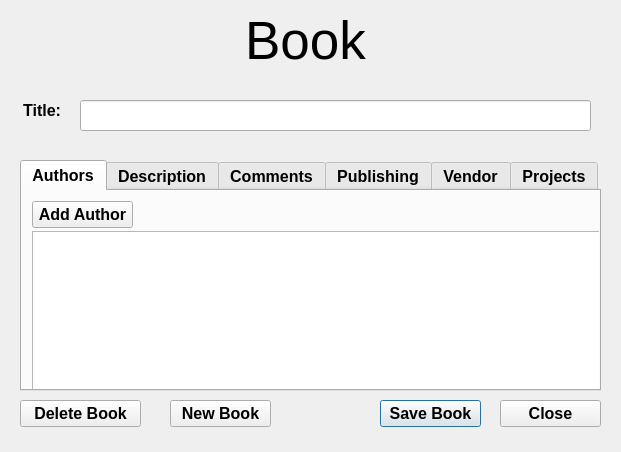
<?xml version="1.0" encoding="UTF-8"?>
<ui version="4.0">
 <class>Dialog</class>
 <widget class="QDialog" name="Dialog">
  <property name="geometry">
   <rect>
    <x>0</x>
    <y>0</y>
    <width>621</width>
    <height>452</height>
   </rect>
  </property>
  <property name="windowTitle">
   <string>Project Info</string>
  </property>
  <widget class="QLabel" name="titleLabel">
   <property name="geometry">
    <rect>
     <x>0</x>
     <y>10</y>
     <width>611</width>
     <height>61</height>
    </rect>
   </property>
   <property name="font">
    <font>
     <pointsize>40</pointsize>
    </font>
   </property>
   <property name="text">
    <string>Book</string>
   </property>
   <property name="alignment">
    <set>Qt::AlignCenter</set>
   </property>
  </widget>
  <widget class="QLineEdit" name="bookTitleEdit">
   <property name="geometry">
    <rect>
     <x>80</x>
     <y>100</y>
     <width>511</width>
     <height>31</height>
    </rect>
   </property>
   <property name="font">
    <font>
     <pointsize>12</pointsize>
    </font>
   </property>
  </widget>
  <widget class="QLabel" name="TitleLabel">
   <property name="geometry">
    <rect>
     <x>10</x>
     <y>100</y>
     <width>51</width>
     <height>20</height>
    </rect>
   </property>
   <property name="font">
    <font>
     <pointsize>12</pointsize>
     <weight>75</weight>
     <bold>true</bold>
    </font>
   </property>
   <property name="text">
    <string>Title:</string>
   </property>
   <property name="alignment">
    <set>Qt::AlignRight|Qt::AlignTrailing|Qt::AlignVCenter</set>
   </property>
  </widget>
  <widget class="QPushButton" name="saveButton">
   <property name="geometry">
    <rect>
     <x>380</x>
     <y>400</y>
     <width>101</width>
     <height>27</height>
    </rect>
   </property>
   <property name="font">
    <font>
     <pointsize>12</pointsize>
     <weight>75</weight>
     <bold>true</bold>
    </font>
   </property>
   <property name="focusPolicy">
    <enum>Qt::ClickFocus</enum>
   </property>
   <property name="text">
    <string>Save Book</string>
   </property>
  </widget>
  <widget class="QPushButton" name="closeButton">
   <property name="geometry">
    <rect>
     <x>500</x>
     <y>400</y>
     <width>101</width>
     <height>27</height>
    </rect>
   </property>
   <property name="font">
    <font>
     <pointsize>12</pointsize>
     <weight>75</weight>
     <bold>true</bold>
    </font>
   </property>
   <property name="focusPolicy">
    <enum>Qt::ClickFocus</enum>
   </property>
   <property name="text">
    <string>Close</string>
   </property>
  </widget>
  <widget class="QTabWidget" name="tabWidget">
   <property name="geometry">
    <rect>
     <x>20</x>
     <y>160</y>
     <width>581</width>
     <height>231</height>
    </rect>
   </property>
   <property name="font">
    <font>
     <pointsize>12</pointsize>
     <weight>75</weight>
     <bold>true</bold>
    </font>
   </property>
   <property name="focusPolicy">
    <enum>Qt::NoFocus</enum>
   </property>
   <property name="currentIndex">
    <number>0</number>
   </property>
   <widget class="QWidget" name="AuthorTab">
    <attribute name="title">
     <string>Authors</string>
    </attribute>
    <widget class="QPushButton" name="addAuthorButton">
     <property name="geometry">
      <rect>
       <x>10</x>
       <y>10</y>
       <width>101</width>
       <height>27</height>
      </rect>
     </property>
     <property name="focusPolicy">
      <enum>Qt::TabFocus</enum>
     </property>
     <property name="text">
      <string>Add Author</string>
     </property>
    </widget>
    <widget class="QListWidget" name="listWidget">
     <property name="geometry">
      <rect>
       <x>10</x>
       <y>40</y>
       <width>571</width>
       <height>161</height>
      </rect>
     </property>
     <property name="focusPolicy">
      <enum>Qt::ClickFocus</enum>
     </property>
    </widget>
   </widget>
   <widget class="QWidget" name="DescriptionTab">
    <attribute name="title">
     <string>Description</string>
    </attribute>
    <widget class="QTextEdit" name="descriptionEdit">
     <property name="geometry">
      <rect>
       <x>0</x>
       <y>30</y>
       <width>581</width>
       <height>171</height>
      </rect>
     </property>
     <property name="font">
      <font>
       <pointsize>12</pointsize>
      </font>
     </property>
    </widget>
    <widget class="QLabel" name="AccessionLabel">
     <property name="geometry">
      <rect>
       <x>0</x>
       <y>0</y>
       <width>151</width>
       <height>17</height>
      </rect>
     </property>
     <property name="text">
      <string>Accession Number:</string>
     </property>
    </widget>
    <widget class="QLabel" name="accessionLabel">
     <property name="geometry">
      <rect>
       <x>160</x>
       <y>0</y>
       <width>101</width>
       <height>17</height>
      </rect>
     </property>
     <property name="text">
      <string/>
     </property>
    </widget>
    <widget class="QLabel" name="ConditionLabel">
     <property name="geometry">
      <rect>
       <x>280</x>
       <y>0</y>
       <width>81</width>
       <height>17</height>
      </rect>
     </property>
     <property name="text">
      <string>Condition:</string>
     </property>
    </widget>
    <widget class="QComboBox" name="conditionComboBox">
     <property name="geometry">
      <rect>
       <x>370</x>
       <y>0</y>
       <width>151</width>
       <height>27</height>
      </rect>
     </property>
     <property name="focusPolicy">
      <enum>Qt::TabFocus</enum>
     </property>
    </widget>
   </widget>
   <widget class="QWidget" name="CommentTab">
    <attribute name="title">
     <string>Comments</string>
    </attribute>
    <widget class="QTextEdit" name="commentEdit">
     <property name="geometry">
      <rect>
       <x>0</x>
       <y>0</y>
       <width>581</width>
       <height>201</height>
      </rect>
     </property>
     <property name="focusPolicy">
      <enum>Qt::TabFocus</enum>
     </property>
    </widget>
   </widget>
   <widget class="QWidget" name="PublishTab">
    <attribute name="title">
     <string>Publishing</string>
    </attribute>
    <widget class="QLabel" name="copyrightLabel">
     <property name="geometry">
      <rect>
       <x>0</x>
       <y>10</y>
       <width>81</width>
       <height>17</height>
      </rect>
     </property>
     <property name="text">
      <string>Copyright</string>
     </property>
    </widget>
    <widget class="QLineEdit" name="copyrightEdit">
     <property name="geometry">
      <rect>
       <x>80</x>
       <y>0</y>
       <width>71</width>
       <height>27</height>
      </rect>
     </property>
    </widget>
    <widget class="QLabel" name="EditionLabel">
     <property name="geometry">
      <rect>
       <x>180</x>
       <y>10</y>
       <width>61</width>
       <height>17</height>
      </rect>
     </property>
     <property name="text">
      <string>Edition</string>
     </property>
    </widget>
    <widget class="QLineEdit" name="editionEdit">
     <property name="geometry">
      <rect>
       <x>240</x>
       <y>0</y>
       <width>41</width>
       <height>27</height>
      </rect>
     </property>
    </widget>
    <widget class="QLabel" name="PrintintLabel">
     <property name="geometry">
      <rect>
       <x>290</x>
       <y>10</y>
       <width>61</width>
       <height>17</height>
      </rect>
     </property>
     <property name="text">
      <string>Printing</string>
     </property>
    </widget>
    <widget class="QLineEdit" name="printingEdit">
     <property name="geometry">
      <rect>
       <x>360</x>
       <y>0</y>
       <width>41</width>
       <height>27</height>
      </rect>
     </property>
    </widget>
    <widget class="QLabel" name="PlaceLabel">
     <property name="geometry">
      <rect>
       <x>0</x>
       <y>40</y>
       <width>41</width>
       <height>17</height>
      </rect>
     </property>
     <property name="text">
      <string>City</string>
     </property>
    </widget>
    <widget class="QLineEdit" name="publishedAtEdit">
     <property name="geometry">
      <rect>
       <x>40</x>
       <y>30</y>
       <width>161</width>
       <height>27</height>
      </rect>
     </property>
    </widget>
    <widget class="QComboBox" name="publisherComboBox">
     <property name="geometry">
      <rect>
       <x>290</x>
       <y>30</y>
       <width>271</width>
       <height>27</height>
      </rect>
     </property>
    </widget>
    <widget class="QLabel" name="PublisherLabel">
     <property name="geometry">
      <rect>
       <x>210</x>
       <y>40</y>
       <width>70</width>
       <height>17</height>
      </rect>
     </property>
     <property name="text">
      <string>Publisher:</string>
     </property>
    </widget>
   </widget>
   <widget class="QWidget" name="VendorTab">
    <attribute name="title">
     <string>Vendor</string>
    </attribute>
    <widget class="QLabel" name="PurchaseDateLabel">
     <property name="geometry">
      <rect>
       <x>10</x>
       <y>0</y>
       <width>111</width>
       <height>17</height>
      </rect>
     </property>
     <property name="text">
      <string>Purchase Date</string>
     </property>
    </widget>
    <widget class="QLineEdit" name="purchaseDateEdit">
     <property name="geometry">
      <rect>
       <x>10</x>
       <y>20</y>
       <width>113</width>
       <height>27</height>
      </rect>
     </property>
    </widget>
    <widget class="QLabel" name="PriceLabel">
     <property name="geometry">
      <rect>
       <x>160</x>
       <y>0</y>
       <width>70</width>
       <height>17</height>
      </rect>
     </property>
     <property name="text">
      <string>Price</string>
     </property>
    </widget>
    <widget class="QLineEdit" name="priceEdit">
     <property name="geometry">
      <rect>
       <x>140</x>
       <y>20</y>
       <width>81</width>
       <height>27</height>
      </rect>
     </property>
    </widget>
    <widget class="QLabel" name="VendorLabel">
     <property name="geometry">
      <rect>
       <x>250</x>
       <y>0</y>
       <width>131</width>
       <height>17</height>
      </rect>
     </property>
     <property name="text">
      <string>Purchased From:</string>
     </property>
    </widget>
    <widget class="QComboBox" name="vendorComboBox">
     <property name="geometry">
      <rect>
       <x>250</x>
       <y>20</y>
       <width>311</width>
       <height>27</height>
      </rect>
     </property>
    </widget>
   </widget>
   <widget class="QWidget" name="ProjectTab">
    <attribute name="title">
     <string>Projects</string>
    </attribute>
    <widget class="QListWidget" name="projectList">
     <property name="geometry">
      <rect>
       <x>0</x>
       <y>30</y>
       <width>581</width>
       <height>171</height>
      </rect>
     </property>
     <property name="focusPolicy">
      <enum>Qt::ClickFocus</enum>
     </property>
    </widget>
    <widget class="QPushButton" name="addProjectButton">
     <property name="geometry">
      <rect>
       <x>0</x>
       <y>0</y>
       <width>101</width>
       <height>27</height>
      </rect>
     </property>
     <property name="focusPolicy">
      <enum>Qt::TabFocus</enum>
     </property>
     <property name="text">
      <string>Add Project</string>
     </property>
    </widget>
   </widget>
  </widget>
  <widget class="QPushButton" name="deleteButton">
   <property name="geometry">
    <rect>
     <x>20</x>
     <y>400</y>
     <width>121</width>
     <height>27</height>
    </rect>
   </property>
   <property name="font">
    <font>
     <pointsize>12</pointsize>
     <weight>75</weight>
     <bold>true</bold>
    </font>
   </property>
   <property name="focusPolicy">
    <enum>Qt::ClickFocus</enum>
   </property>
   <property name="text">
    <string>Delete Book</string>
   </property>
  </widget>
  <widget class="QPushButton" name="newButton">
   <property name="geometry">
    <rect>
     <x>170</x>
     <y>400</y>
     <width>101</width>
     <height>27</height>
    </rect>
   </property>
   <property name="font">
    <font>
     <pointsize>12</pointsize>
     <weight>75</weight>
     <bold>true</bold>
    </font>
   </property>
   <property name="focusPolicy">
    <enum>Qt::ClickFocus</enum>
   </property>
   <property name="text">
    <string>New Book</string>
   </property>
  </widget>
  <widget class="QLabel" name="idLabel">
   <property name="geometry">
    <rect>
     <x>520</x>
     <y>80</y>
     <width>70</width>
     <height>17</height>
    </rect>
   </property>
   <property name="font">
    <font>
     <pointsize>12</pointsize>
     <weight>75</weight>
     <bold>true</bold>
    </font>
   </property>
   <property name="text">
    <string/>
   </property>
   <property name="alignment">
    <set>Qt::AlignRight|Qt::AlignTrailing|Qt::AlignVCenter</set>
   </property>
  </widget>
 </widget>
 <tabstops>
  <tabstop>bookTitleEdit</tabstop>
  <tabstop>addAuthorButton</tabstop>
  <tabstop>conditionComboBox</tabstop>
  <tabstop>descriptionEdit</tabstop>
  <tabstop>commentEdit</tabstop>
  <tabstop>copyrightEdit</tabstop>
  <tabstop>editionEdit</tabstop>
  <tabstop>printingEdit</tabstop>
  <tabstop>publishedAtEdit</tabstop>
  <tabstop>publisherComboBox</tabstop>
  <tabstop>purchaseDateEdit</tabstop>
  <tabstop>priceEdit</tabstop>
  <tabstop>vendorComboBox</tabstop>
  <tabstop>addProjectButton</tabstop>
 </tabstops>
 <resources/>
 <connections/>
</ui>
